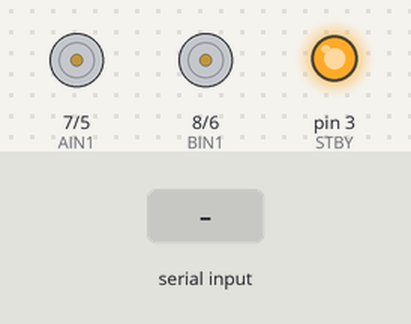
Bench run of a sketch on a simulated Arduino Uno, built with avr-gcc and run on an emulated ATmega328P. Parts: direction and speed pins drawn as motors (green arrow = direction pin HIGH = forward, orange = LOW = backward, longer = more drive, stopped while the standby pin is LOW), output pins drawn as LEDs (lit = HIGH). Inputs (shaded band) come from the test bench.

Above: at 1.2 s.
1.3 s: "F90\n" received over Serial
2.8 s: "X\n" received over Serial
4.3 s: "F,45\n" received over Serial
At 5.5 s:
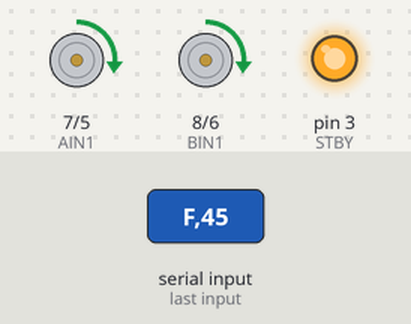
5.8 s: "Q\n" received over Serial
At 6.6 s:
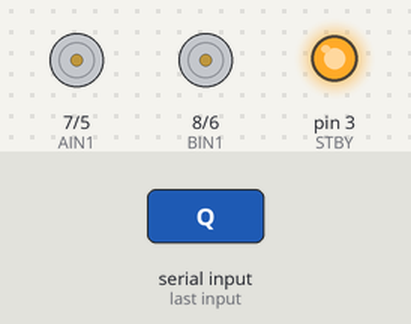
7.3 s: "B,45\n" received over Serial
At 7.9 s:
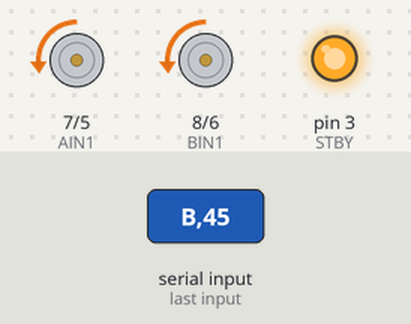
8.8 s: "R,45\n" received over Serial
At 10.2 s:
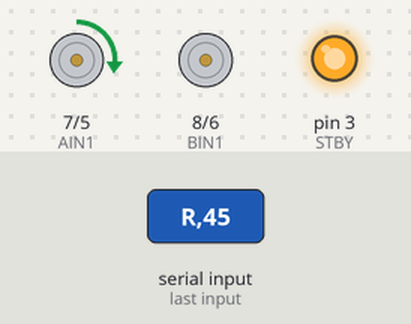
Timing chart, 0 to 11.3 s (numbered marks = the images above; inputs shaded):
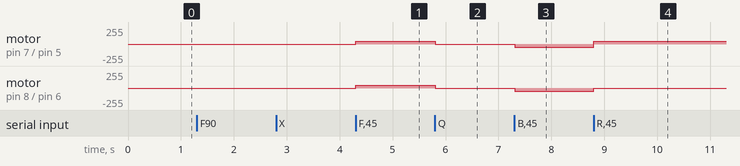

Measured:
- after the input at 4.3 s, motor on pin 7 (AIN1) / pin 5 (PWMA), motor on pin 8 (BIN1) / pin 6 (PWMB): stopped → forward 45/255 at once
- after the input at 5.8 s, motor on pin 7 (AIN1) / pin 5 (PWMA), motor on pin 8 (BIN1) / pin 6 (PWMB): forward 45/255 → stopped at once
- after the input at 7.3 s, motor on pin 7 (AIN1) / pin 5 (PWMA), motor on pin 8 (BIN1) / pin 6 (PWMB): stopped → backward 45/255 at once
- after the input at 8.8 s, motor on pin 7 (AIN1) / pin 5 (PWMA): backward 45/255 → forward 45/255 at once; motor on pin 8 (BIN1) / pin 6 (PWMB): backward 45/255 → stopped at once

The sketch:

motor_test.ino
```cpp
#define PWMA 5      //right side motors
#define AIN1 7

#define PWMB 6      //left side motors
#define BIN1 8

#define STBY 3      //standby pin

void setup() {
  pinMode(PWMA, OUTPUT);
  pinMode(AIN1, OUTPUT);

  pinMode(PWMB, OUTPUT);
  pinMode(BIN1, OUTPUT);

  pinMode(STBY, OUTPUT);

  digitalWrite(STBY, HIGH); //enable motor driver
  Serial.begin(9600);
}


void loop() {
  if (Serial.available()){
    String input = Serial.readStringUntil('\n');
    int commaIDX = input.indexOf(',');

    char command = 'S';
    int speed = 0;

    if (commaIDX > 0){
      command = input.charAt(0);
      speed = input.substring(commaIDX+1).toInt();
    }
    else if (input.length()>0){
      command = input.charAt(0);
    }


    if (command == 'F'){ //forwards
      //move both motors forward
      digitalWrite(AIN1, HIGH);  //right forward
      analogWrite(PWMA, speed);

      digitalWrite(BIN1, HIGH);  //left forward
      analogWrite(PWMB, speed);
    }

    else if (command == 'B'){ //backwards
      //reverse both motors
      digitalWrite(AIN1, LOW);   //right backward
      analogWrite(PWMA, speed);

      digitalWrite(BIN1, LOW);   //left backward
      analogWrite(PWMB, speed);

  }
    else if (command == 'S'){ //stop
      //stop all motors
      analogWrite(PWMA, 0);
      analogWrite(PWMB, 0);
    }
    else if (command == 'R'){ // right forward
      digitalWrite(AIN1,HIGH); //only move the right motors forward
      analogWrite(PWMA,speed);

      analogWrite(PWMB,0);
    }

    else if (command == 'L'){ //left forward
      digitalWrite(BIN1,HIGH);
      analogWrite(PWMB,speed);

      analogWrite(PWMA,0);
    }

    else if (command == 'X'){ // right backwards **SEE send-data.py FOR NOTE ON MOVEMENT FOR BACKWARDS COMMANDS**
      digitalWrite(AIN1,LOW);
      analogWrite(PWMA,speed);

      analogWrite(PWMB,0);
    }

    else if (command == 'Q'){ //left backwards
      digitalWrite(BIN1,LOW);
      analogWrite(PWMB,speed);

      analogWrite(PWMA,0);
    }


  }
}
```
